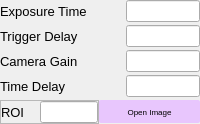
                <widget class="QWidget" name="cameraSetting_Page">
                 <property name="sizePolicy">
                  <sizepolicy hsizetype="Preferred" vsizetype="Preferred">
                   <horstretch>0</horstretch>
                   <verstretch>0</verstretch>
                  </sizepolicy>
                 </property>
                 <property name="font">
                  <font>
                   <pointsize>6</pointsize>
                  </font>
                 </property>
                 <layout class="QGridLayout" name="gridLayout_6">
                  <property name="leftMargin">
                   <number>0</number>
                  </property>
                  <property name="topMargin">
                   <number>0</number>
                  </property>
                  <property name="rightMargin">
                   <number>0</number>
                  </property>
                  <property name="bottomMargin">
                   <number>0</number>
                  </property>
                  <property name="horizontalSpacing">
                   <number>0</number>
                  </property>
                  <property name="verticalSpacing">
                   <number>3</number>
                  </property>
                  <item row="2" column="1" alignment="Qt::AlignRight">
                   <widget class="QLineEdit" name="cameraGain_Entry">
                    <property name="maximumSize">
                     <size>
                      <width>75</width>
                      <height>16777215</height>
                     </size>
                    </property>
                   </widget>
                  </item>
                  <item row="0" column="0">
                   <widget class="QLabel" name="exposureTime_Label">
                    <property name="font">
                     <font>
                      <family>Arial</family>
                      <pointsize>10</pointsize>
                     </font>
                    </property>
                    <property name="text">
                     <string>Exposure Time</string>
                    </property>
                   </widget>
                  </item>
                  <item row="0" column="1" alignment="Qt::AlignRight">
                   <widget class="QLineEdit" name="exposureTime_Entry">
                    <property name="maximumSize">
                     <size>
                      <width>75</width>
                      <height>16777215</height>
                     </size>
                    </property>
                   </widget>
                  </item>
                  <item row="1" column="0">
                   <widget class="QLabel" name="triggerDelay_Label">
                    <property name="font">
                     <font>
                      <family>Arial</family>
                      <pointsize>10</pointsize>
                     </font>
                    </property>
                    <property name="text">
                     <string>Trigger Delay</string>
                    </property>
                   </widget>
                  </item>
                  <item row="1" column="1" alignment="Qt::AlignRight">
                   <widget class="QLineEdit" name="triggerDelay_Entry">
                    <property name="maximumSize">
                     <size>
                      <width>75</width>
                      <height>16777215</height>
                     </size>
                    </property>
                   </widget>
                  </item>
                  <item row="3" column="0">
                   <widget class="QLabel" name="timeDelay_Label">
                    <property name="font">
                     <font>
                      <family>Arial</family>
                      <pointsize>10</pointsize>
                     </font>
                    </property>
                    <property name="text">
                     <string>Time Delay</string>
                    </property>
                   </widget>
                  </item>
                  <item row="2" column="0">
                   <widget class="QLabel" name="cameraGain_Label">
                    <property name="font">
                     <font>
                      <family>Arial</family>
                      <pointsize>10</pointsize>
                     </font>
                    </property>
                    <property name="text">
                     <string>Camera Gain</string>
                    </property>
                   </widget>
                  </item>
                  <item row="3" column="1" alignment="Qt::AlignRight">
                   <widget class="QLineEdit" name="timeDelay_Entry">
                    <property name="maximumSize">
                     <size>
                      <width>75</width>
                      <height>16777215</height>
                     </size>
                    </property>
                   </widget>
                  </item>
                  <item row="4" column="0" alignment="Qt::AlignLeft">
                   <widget class="QFrame" name="roiFrame">
                    <property name="frameShape">
                     <enum>QFrame::StyledPanel</enum>
                    </property>
                    <property name="frameShadow">
                     <enum>QFrame::Raised</enum>
                    </property>
                    <layout class="QHBoxLayout" name="horizontalLayout_7">
                     <property name="spacing">
                      <number>15</number>
                     </property>
                     <property name="leftMargin">
                      <number>0</number>
                     </property>
                     <property name="topMargin">
                      <number>0</number>
                     </property>
                     <property name="rightMargin">
                      <number>0</number>
                     </property>
                     <property name="bottomMargin">
                      <number>0</number>
                     </property>
                     <item>
                      <widget class="QLabel" name="roiLabel">
                       <property name="maximumSize">
                        <size>
                         <width>37</width>
                         <height>16777215</height>
                        </size>
                       </property>
                       <property name="font">
                        <font>
                         <family>Arial</family>
                         <pointsize>10</pointsize>
                        </font>
                       </property>
                       <property name="text">
                        <string>ROI</string>
                       </property>
                      </widget>
                     </item>
                     <item alignment="Qt::AlignLeft">
                      <widget class="QLineEdit" name="roiEntry">
                       <property name="maximumSize">
                        <size>
                         <width>58</width>
                         <height>16777215</height>
                        </size>
                       </property>
                      </widget>
                     </item>
                    </layout>
                   </widget>
                  </item>
                  <item row="4" column="1">
                   <widget class="QPushButton" name="openImage_Button">
                    <property name="sizePolicy">
                     <sizepolicy hsizetype="Expanding" vsizetype="Fixed">
                      <horstretch>0</horstretch>
                      <verstretch>0</verstretch>
                     </sizepolicy>
                    </property>
                    <property name="maximumSize">
                     <size>
                      <width>107</width>
                      <height>23</height>
                     </size>
                    </property>
                    <property name="styleSheet">
                     <string notr="true">QPushButton{
	border-radius:2px;
	background-color: #E8C6FD;
}</string>
                    </property>
                    <property name="text">
                     <string>Open Image</string>
                    </property>
                   </widget>
                  </item>
                 </layout>
                </widget>
